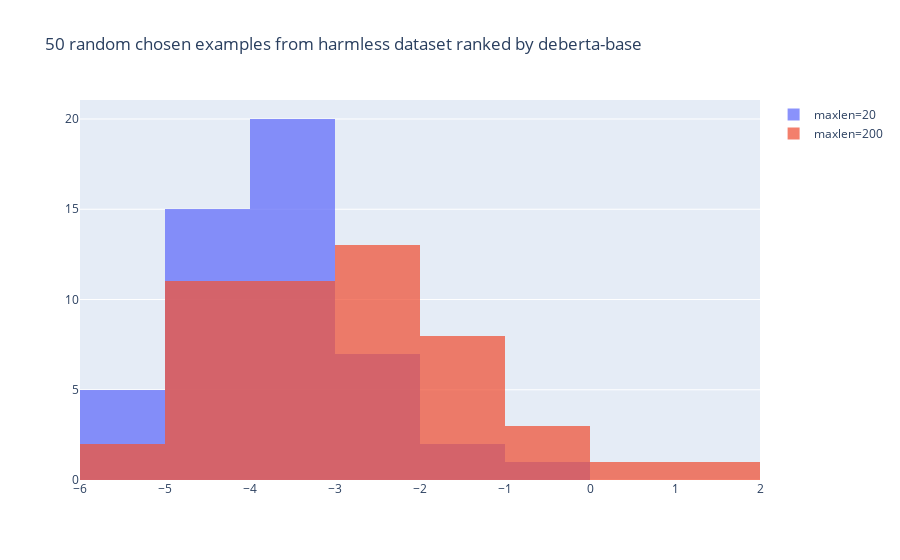

Notebook code cell kept with this figure:
### Code cell
scores_df = pd.DataFrame({"maxlen=20": score.flatten(), "maxlen=200": score2.flatten()})
fig = go.Figure()
fig.add_trace(go.Histogram(x=score.flatten(), name="maxlen=20", xbins=dict(start=-6, end=2, size=1)))
fig.add_trace(go.Histogram(x=score2.flatten(), name="maxlen=200", xbins=dict(start=-6, end=2, size=1)))

# Overlay both histograms
fig.update_layout(barmode='overlay')
# Reduce opacity to see both histograms
fig.update_traces(opacity=0.75)
fig.update_layout(title_text = f"50 random chosen examples from harmless dataset ranked by deberta-base")
fig.show()

### Figure 1 — Plotly figure (JSON) as saved in the notebook; plotly's stock layout.template omitted (floating-point values rounded to 4 significant figures)
{"data": [{"name": "maxlen=20", "opacity": 0.75, "type": "histogram", "x": [-4.371, -4.149, -2.87, -0.9322, -4.884, -4.862, -3.742, -4.038, -3.99, -4.273, -3.696, -2.776, -3.551, -3.854, -1.999, -5.479, -4.617, -1.263, -4.943, -3.502, -4.145, -3.364, -3.642, -3.018, -4.365, -5.011, -3.774, -3.758, -4.018, -3.785, -2.425, -3.755, -3.009, -5.656, -2.939, -3.038, -2.438, -5.56, -3.226, -3.985, -5.718, -2.557, -3.551, -4.164, -4.63, -2.669, -4.201, -3.09, -3.204, -4.78], "xbins": {"end": 2, "size": 1, "start": -6}}, {"name": "maxlen=200", "opacity": 0.75, "type": "histogram", "x": [-2.886, -2.679, -3.364, -0.6845, -4.991, -5.024, -4.907, -4.57, -4.529, -4.273, -1.719, -2.797, -2.883, -4.295, -2.849, -2.829, -4.575, -2.339, -2.972, -3.226, -0.5125, -1.332, -1.501, -4.857, -3.537, -3.668, -4.55, -0.6068, -4.11, -1.096, -4.531, -1.409, 1.676, -3.468, -2.148, -3.038, -1.738, -3.899, -2.377, -3.786, -3.002, -3.193, -1.903, -1.045, -2.355, -3.229, -5.514, -2.936, 0.07404, -2.394], "xbins": {"end": 2, "size": 1, "start": -6}}], "layout": {"barmode": "overlay", "title": {"text": "50 random chosen examples from harmless dataset ranked by deberta-base"}}}
